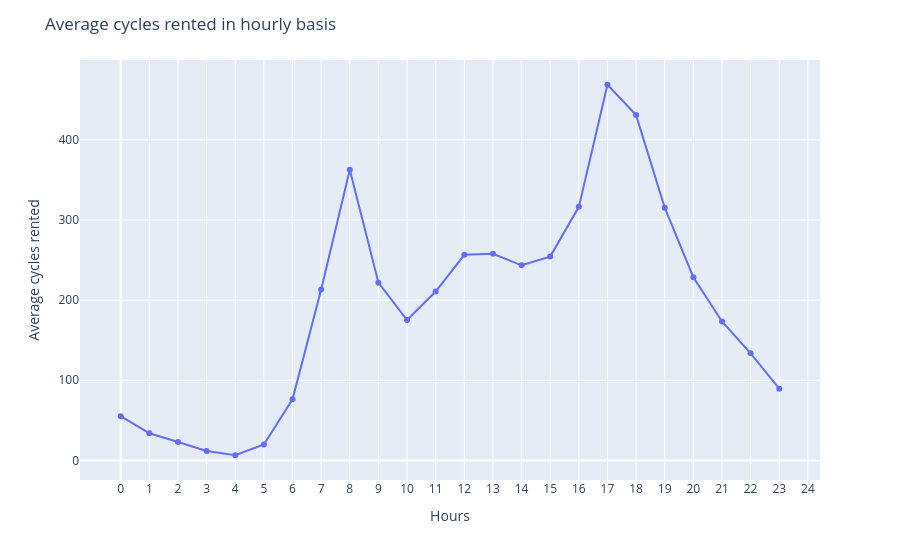

The notebook cell this image was saved under:
### Code cell
fig = px.line(hour_df, x='datetime', y='average_cycles_rented', markers=True)
fig.update_xaxes(tickvals=list(range(25)))
fig.update_layout(title='Average cycles rented in hourly basis',
                   xaxis_title='Hours',
                   yaxis_title='Average cycles rented')
fig.show()

### Figure 1 — Plotly figure (JSON) as saved in the notebook; plotly's stock layout.template omitted (floating-point values rounded to 4 significant figures)
{"data": [{"hovertemplate": "datetime=%{x}<br>average_cycles_rented=%{y}<extra></extra>", "legendgroup": "", "line": {"color": "#636efa", "dash": "solid"}, "marker": {"symbol": "circle"}, "mode": "lines+markers", "name": "", "orientation": "v", "showlegend": false, "type": "scatter", "x": [0, 1, 2, 3, 4, 5, 6, 7, 8, 9, 10, 11, 12, 13, 14, 15, 16, 17, 18, 19, 20, 21, 22, 23], "xaxis": "x", "y": [55.14, 33.86, 22.9, 11.76, 6.407, 19.77, 76.26, 213.1, 362.8, 221.8, 175.1, 210.7, 256.5, 257.8, 243.4, 254.3, 316.4, 468.8, 430.9, 315.3, 228.5, 173.4, 133.6, 89.51], "yaxis": "y"}], "layout": {"legend": {"tracegroupgap": 0}, "margin": {"t": 60}, "title": {"text": "Average cycles rented in hourly basis"}, "xaxis": {"anchor": "y", "domain": [0.0, 1.0], "tickvals": [0, 1, 2, 3, 4, 5, 6, 7, 8, 9, 10, 11, 12, 13, 14, 15, 16, 17, 18, 19, 20, 21, 22, 23, 24], "title": {"text": "Hours"}}, "yaxis": {"anchor": "x", "domain": [0.0, 1.0], "title": {"text": "Average cycles rented"}}}}
